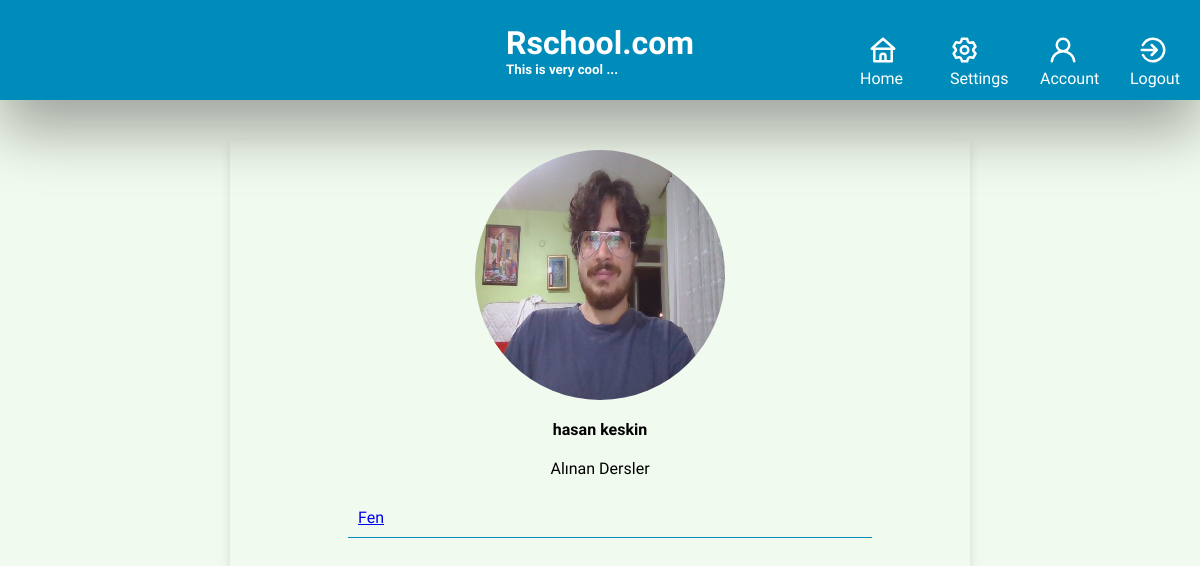
Page /profile/account/ (signed in) on the earlier database version.
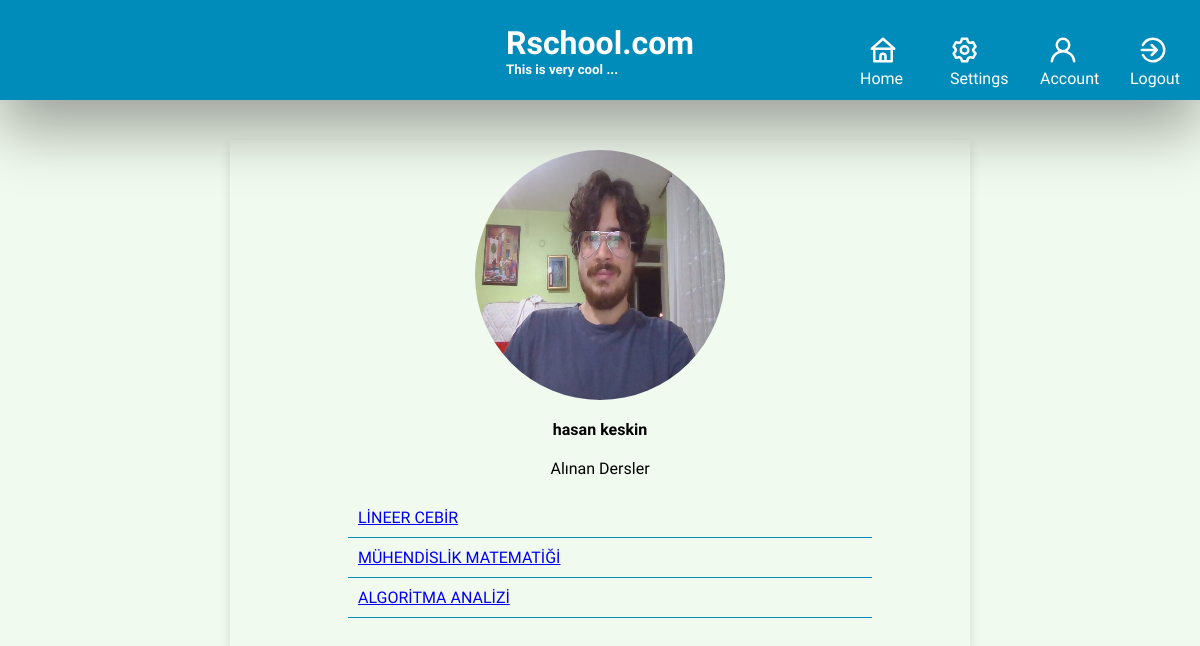
Same page on the later database version.
### lesson/models.py (models this page shows)
class Lesson(models.Model):
	userID = models.ForeignKey(MyUser,on_delete=models.CASCADE,null=True,blank=False)
	title = models.CharField(max_length=200)
	description = models.TextField(blank=True)
	create_at = models.DateTimeField(auto_now_add=True)
	update_at = models.DateTimeField(auto_now=True)
	def __str__(self):
		return self.title

### account/views/router.py (the view)
# urls.py: path('profile/account/', router.accountRedirect),
def accountRedirect(request):
	Lesson_data = Lesson.objects.filter(userID=request.user.id)
	return render(request, 'page/account.html', {'data': Lesson_data})

### templates/page/account.html (shortened to what this page needs)
{% extends 'home/base.html' %}
{% load static %}
{% block css %}
    <link rel="stylesheet" href="{% static  'head_pages/account.css' %}">
{% endblock %}
{% block content %}
    <div class="account-wrapper flex">
        <div class="account-form flex">
            <section class="profile-photo">
                <img src="{{ MEDIA_URL }}{{ user.profile_photo.url }}" alt="pp">
            </section>
            <section class="account-info">
                    <p> {{ user.name }} {{ user.surname }}</p>
            </section>
        {% if user.role %}
            <p>Verilen Dersler</p>
            {% else %}
            <p>Alınan Dersler</p>
        {% endif %}
            <div class="lessons">
                {% for foo in data %}
                    <div id="lesson-li"><a href="{% url 'lesson' lessonID=foo.id  %}">{{ foo }}</a></div>
                {% endfor %}
            </div>
        </div>
    </div>
{% endblock %}

Differences in the rows shown:
removed Lesson: title "Fen"
added Lesson: title "LİNEER CEBİR"
added Lesson: title "MÜHENDİSLİK MATEMATİĞİ"
added Lesson: title "ALGORİTMA ANALİZİ"
